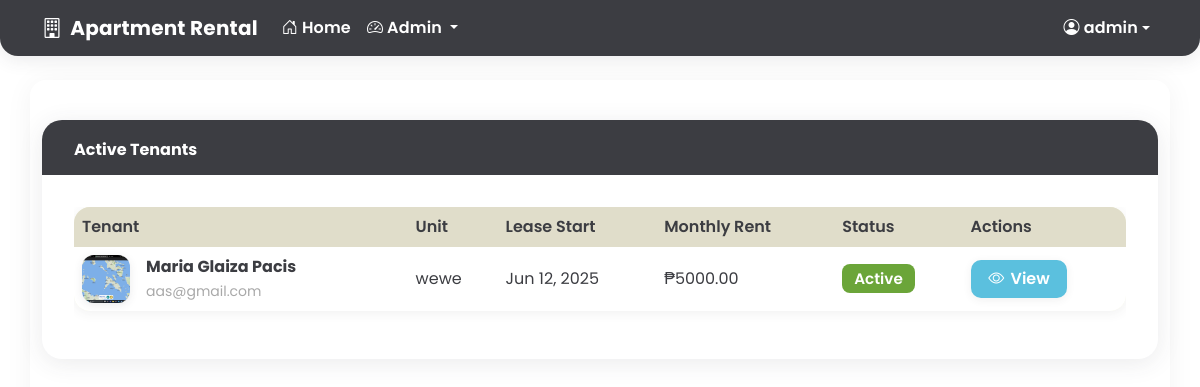
The page /dashboard/admin/tenants/ (signed in) on the database as committed earlier.
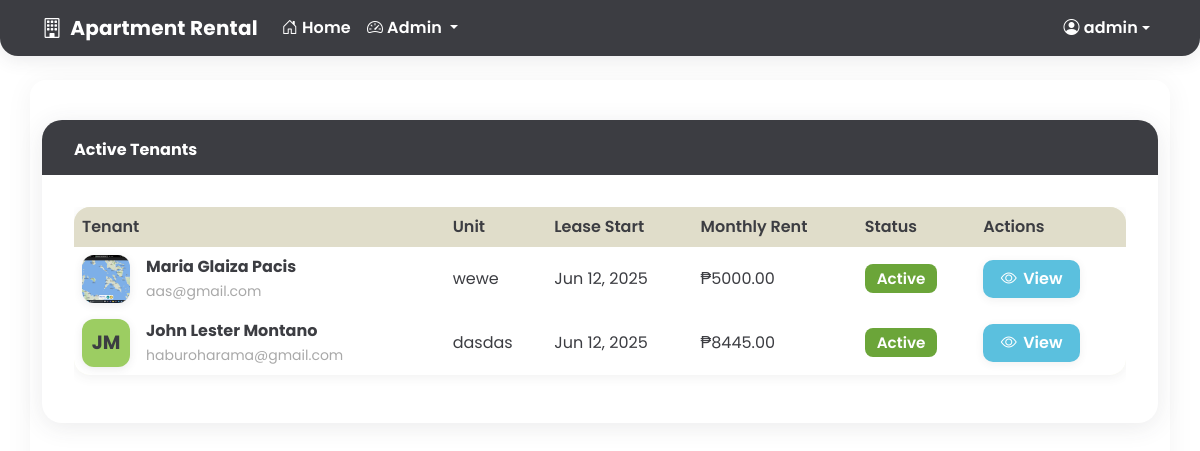
The same page on the database as committed later.
### core/models.py (models this page shows, shortened)
class User(AbstractUser):
    CLIENT = 1
    TENANT = 2
    ADMIN = 3
    ROLE_CHOICES = (
        (CLIENT, 'Client'),
        (TENANT, 'Tenant'),
        (ADMIN, 'Admin'),
    )
    role = models.PositiveSmallIntegerField(choices=ROLE_CHOICES, default=CLIENT)
    phone_number = models.CharField(max_length=20, blank=True, null=True)
    facebook_account = models.URLField(blank=True, null=True)
    address = models.TextField(blank=True, null=True)
    occupation = models.CharField(max_length=100, blank=True, null=True)
    profile_picture = models.ImageField(upload_to='profile_pics/', blank=True, null=True)

class Lease(models.Model):
    tenant = models.ForeignKey(User, on_delete=models.CASCADE)
    unit = models.ForeignKey(Unit, on_delete=models.CASCADE)
    start_date = models.DateField()
    end_date = models.DateField(blank=True, null=True)
    monthly_rent = models.DecimalField(max_digits=10, decimal_places=2)
    is_active = models.BooleanField(default=True)
    created_at = models.DateTimeField(auto_now_add=True)
    updated_at = models.DateTimeField(auto_now=True)

class Unit(models.Model):
    AVAILABLE = 1
    OCCUPIED = 2
    STATUS_CHOICES = (
        (AVAILABLE, 'Available'),
        (OCCUPIED, 'Occupied'),
    )
    name = models.CharField(max_length=100)
    description = models.TextField()
    monthly_price = models.DecimalField(max_digits=10, decimal_places=2)
    location = models.CharField(max_length=200)
    payment_inclusions = models.TextField()
    house_rules = models.TextField()
    status = models.PositiveSmallIntegerField(choices=STATUS_CHOICES, default=AVAILABLE)
    main_image = models.ImageField(upload_to='units/')
    created_at = models.DateTimeField(auto_now_add=True)
    updated_at = models.DateTimeField(auto_now=True)

### core/views.py (the view)
    def wrapper(request, *args, **kwargs):
        if not (request.user.is_superuser or request.user.role == User.ADMIN):
            messages.error(request, 'You are not authorized to access this page.')
            return redirect('dashboard')
        return view_func(request, *args, **kwargs)

### core/views.py (called while the page is built)
def admin_required(view_func):
    def wrapper(request, *args, **kwargs):
        if not (request.user.is_superuser or request.user.role == User.ADMIN):
            messages.error(request, 'You are not authorized to access this page.')
            return redirect('dashboard')
        return view_func(request, *args, **kwargs)
    return wrapper

@login_required
@admin_required
def admin_tenants(request):
    tenants = User.objects.filter(role=User.TENANT)
    leases = Lease.objects.filter(is_active=True)
    return render(request, 'admin_panel/tenants.html', {'tenants': tenants, 'leases': leases})

### templates/admin_panel/tenants.html (shortened to what this page needs)
{% extends 'base.html' %}
{% block content %}
<div class="tenants-container">
    <div class="tenants-card">
        <div class="tenants-header">
            <h6>Active Tenants</h6>
        </div>
        <div class="tenants-body">
            <div class="table-responsive">
                <table class="table tenants-table align-middle">
                    <thead>
                        <tr>
                            <th>Tenant</th>
                            <th>Unit</th>
                            <th>Lease Start</th>
                            <th>Monthly Rent</th>
                            <th>Status</th>
                            <th>Actions</th>
                        </tr>
                    </thead>
                    <tbody>
                        {% for lease in leases %}
                        <tr>
                            <td>
                                <div class="d-flex align-items-center">
                                    {% if lease.tenant.profile_picture %}
                                        <img src="{{ lease.tenant.profile_picture.url }}" class="tenants-avatar">
                                    {% else %}
                                        <div class="tenants-avatar-initials">
                                            {{ lease.tenant.first_name|first|upper }}{{ lease.tenant.last_name|first|upper }}
                                        </div>
                                    {% endif %}
                                    <div>
                                        <strong>{{ lease.tenant.get_full_name }}</strong><br>
                                        <small class="text-muted">{{ lease.tenant.email }}</small>
                                    </div>
                                </div>
                            </td>
                            <td>{{ lease.unit.name }}</td>
                            <td>{{ lease.start_date|date:"M d, Y" }}</td>
                            <td>₱{{ lease.monthly_rent }}</td>
                            <td>
                                <span class="{% if lease.is_active %}tenants-badge-success{% else %}tenants-badge-secondary{% endif %}">
                                    {% if lease.is_active %}Active{% else %}Inactive{% endif %}
                                </span>
                            </td>
                            <td>
                                <a href="#" class="tenants-btn-info" data-bs-toggle="modal" data-bs-target="#tenantModal{{ lease.tenant.id }}">
                                    <i class="bi bi-eye"></i> View
                                </a>
                            </td>
                        </tr>
                        {% endfor %}
                    </tbody>
                </table>
            </div>
        </div>
    </div>
</div>
{% endblock %}

### templates/base.html (shortened to what this page needs)
{% load static %}
<!DOCTYPE html>
<html lang="en">
<head>
    <link href="https://cdn.jsdelivr.net/npm/bootstrap@5.3.2/dist/css/bootstrap.min.css" rel="stylesheet">
    <link rel="stylesheet" href="https://cdn.jsdelivr.net/npm/bootstrap-icons@1.11.1/font/bootstrap-icons.css">
    <link rel="stylesheet" href="{% static 'css/style.css' %}">
</head>
<body class="d-flex flex-column min-vh-100" style="background-color: var(--bg-color); color: var(--text-color);">
    {% include 'partials/_navbar.html' %}
    <main class="container my-4 flex-grow-1" style="background-color: var(--card-bg); color: var(--text-color); border-radius: 1rem; box-shadow: 0 0.15rem 1.75rem 0 rgba(44,44,44,0.05);">
        {% block content %}{% endblock %}
    </main>
</body>
</html>

### templates/partials/_navbar.html (shortened to what this page needs)
<nav class="navbar navbar-expand-lg navbar-charcoal">
    <div class="container">
        <a class="navbar-brand fw-bold d-flex align-items-center" href="{% url 'home' %}">
            <i class="bi bi-building me-2"></i>Apartment Rental
        </a>
        <div class="collapse navbar-collapse" id="navbarNav">
            <ul class="navbar-nav me-auto">
                <li class="nav-item">
                    <a class="nav-link" href="{% url 'home' %}">
                        <i class="bi bi-house-door me-1"></i>Home
                    </a>
                </li>
                {% if user.is_authenticated %}
                    {% if user.role == user.ADMIN or user.is_superuser %}
                        <li class="nav-item dropdown">
                            <a class="nav-link dropdown-toggle" href="#" id="adminDropdown" role="button" data-bs-toggle="dropdown">
                                <i class="bi bi-speedometer2 me-1"></i>Admin
                            </a>
                        </li>
                    {% endif %}
                {% endif %}
            </ul>
            <ul class="navbar-nav">
                {% if user.is_authenticated %}
                    <li class="nav-item dropdown">
                        <a class="nav-link dropdown-toggle d-flex align-items-center" href="#" id="userDropdown" role="button" data-bs-toggle="dropdown">
                            <i class="bi bi-person-circle me-1"></i>
                            <span class="d-none d-lg-inline">{{ user.username|truncatechars:12 }}</span>
                        </a>
                    </li>
                {% endif %}
            </ul>
        </div>
    </div>
</nav>

### static/css/style.css (style rules this page uses)
:root { --charcoal: #3C3D42; --kiwi-green: #9CCD62; --soft-cream: #F6F8E2; --sage-beige: #E0DDCA; --cloud-white: #FFFFFF; --error-red: #D9534F; --sky-blue: #5BC0DE; --success-olive: #6BA539; --neutral-gray: #A9A9A9; }
body { background-color: #f8f9fa; }
a { text-decoration: none; }
.table th { border-top: none; }

### templates/partials/_navbar.html (style rules this page uses)
.navbar-charcoal { background-color: var(--charcoal) !important; color: var(--cloud-white) !important; border-radius: 0 0 18px 18px; box-shadow: 0 4px 18px 0 rgba(60, 61, 66, 0.10); font-family: 'Poppins', Arial, sans-serif !important; padding-top: 0.5rem; padding-bottom: 0.5rem; }
.navbar-charcoal .navbar-brand, .navbar-charcoal .nav-link, .navbar-charcoal .bi { color: var(--cloud-white) !important; font-family: 'Poppins', Arial, sans-serif !important; font-weight: 600; letter-spacing: 0.01em; }

### templates/admin_panel/tenants.html (style rules this page uses)
.tenants-container { font-family: 'Poppins', Arial, sans-serif !important; margin-top: 2.5rem; }
.tenants-card { background: var(--cloud-white); border-radius: 20px; box-shadow: 0 4px 24px 0 rgba(60, 61, 66, 0.10); border: none; margin-bottom: 2rem; }
.tenants-header { background: var(--charcoal); color: var(--cloud-white); border-radius: 20px 20px 0 0; padding: 1.25rem 2rem 1rem 2rem; }
.tenants-header h6 { font-weight: 700; margin: 0; }
.tenants-body { padding: 2rem; }
.tenants-table { background: var(--soft-cream); border-radius: 16px; overflow: hidden; font-size: 1rem; box-shadow: 0 2px 12px 0 rgba(60, 61, 66, 0.08); }
.tenants-table th { background: var(--sage-beige); color: var(--charcoal); font-weight: 600; border: none; }
.tenants-table td { background: var(--cloud-white); color: var(--charcoal); border: none; vertical-align: middle; }
.tenants-avatar, .tenants-avatar-initials { width: 48px; height: 48px; border-radius: 12px; object-fit: cover; font-size: 1.2rem; font-weight: 700; display: flex; align-items: center; justify-content: center; box-shadow: 0 2px 8px 0 rgba(60, 61, 66, 0.10); margin-right: 1rem; }
.tenants-avatar-initials { background: var(--kiwi-green); color: var(--charcoal); }
.tenants-badge-success { background: var(--success-olive); color: var(--cloud-white); border-radius: 8px; font-size: 0.95rem; font-weight: 600; padding: 0.25rem 0.75rem; }
.tenants-btn-info { background: var(--sky-blue); color: var(--cloud-white); border-radius: 10px; font-weight: 600; font-size: 1rem; padding: 0.45rem 1.1rem; box-shadow: 0 2px 8px 0 rgba(60, 61, 66, 0.08); border: none; transition: background 0.2s, color 0.2s; display: inline-flex; align-items: center; gap: 0.4rem; }
.text-muted { color: var(--neutral-gray) !important; }

Rows that differ between the two databases and show on the page:
added Lease: tenant.first_name|first "J", tenant.last_name|first "M", tenant.get_full_name "John Lester Montano", tenant.email "haburoharama@gmail.com", unit.name "dasdas", start_date "Jun 12, 2025", monthly_rent "8445.00", is_active "Active"
